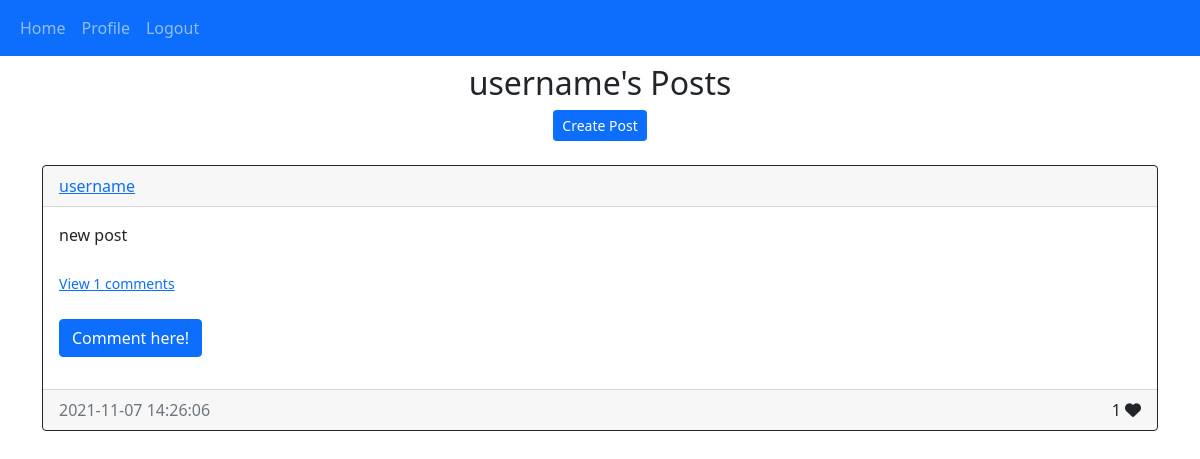
/posts/username (signed in), run on the app's committed database.
### webpage/models.py (models this page shows)
class Post(db.Model):
    id = db.Column(db.Integer, primary_key = True)
    text = db.Column(db.Text, nullable = False)
    creation_date = db.Column(db.DateTime(timezone = True), default = func.now())
    author = db.Column(db.Integer, db.ForeignKey('user.id', ondelete ="CASCADE"), nullable = False)
    comments = db.relationship('Comment', backref = 'post', passive_deletes = True)
    likes = db.relationship('Like', backref = 'post', passive_deletes = True)

class User(db.Model, UserMixin):
    id = db.Column(db.Integer, primary_key = True)
    fname = db.Column(db.String(100))
    lname = db.Column(db.String(100))
    email = db.Column(db.String(100), unique = True)
    username = db.Column(db.String(100), unique = True)
    password = db.Column(db.String(150))
    creation_date = db.Column(db.DateTime(timezone = True), default = func.now())
    description = db.Column(db.String(500))
    posts = db.relationship('Post', backref = 'user', passive_deletes = True)
    comments = db.relationship('Comment', backref = 'user', passive_deletes = True)
    likes = db.relationship('Like', backref = 'user', passive_deletes = True)

### webpage/views.py (the view)
@views.route('/posts/<username>')
@login_required
def posts(username):
    user = User.query.filter_by(username = username).first()
    posts = user.posts
    return render_template('posts.html', user=current_user, posts = posts, username = username)

### webpage/__init__.py (called while the page is built)
def create_app():
    app = Flask(__name__)
    app.config['SECRET_KEY'] = "thisismysecretkey"
    app.config['SQLALCHEMY_DATABASE_URI'] = f'sqlite:///{DB_NAME}'
    db.init_app(app)
    from .views import views
    from .auth import auth
    app.register_blueprint(views, url_prefix = "/")
    app.register_blueprint(auth, url_prefix = "/")
    from .models import User, Post, Comment, Like
    create_database(app)
    print("Database created!")
    login_manager = LoginManager()
    login_manager.login_view = "auth.login"
    login_manager.init_app(app)
    @login_manager.user_loader
    def load_user(id):
        return User.query.get(int(id))
    return app

### webpage/templates/posts.html (shortened to what this page needs)
{% extends "posts_div.html"%}
{% block header %}
<h2 align = 'center'>{{username}}'s Posts</h2>
{% endblock%}

### webpage/templates/posts_div.html (shortened to what this page needs)
{% extends "main.html"%}
{% block content %}
<h2 align='center'>{% block header %}Posts{% endblock %}</h2>
<div align='center'>
    <a href="/create-post">
        <button type="button" class="btn btn-primary btn-sm">Create Post</button>
    </a>
</div>
<br/>
<div id='posts'>
    {% for post in posts[::-1] %}
    <div class='card border-dark'>
        <div class='card-header d-flex justify-content-between align-items-center'>
            <a href='/profile/{{post.user.username}}'>{{post.user.username}}</a>
        </div>
        <div class='card-body'>
            <div class="card-text">{{post.text}}</div>
            <br />
            <div>
                <p class="card-text">
                    {% if post.comments|length > 0 %}
                    <a data-bs-toggle="collapse" href="#comment-{{post.id}}" role="button">
                        <small>View {{post.comments|length}} comments</small>
                    </a>
                    {% else %}
                    <small class="text-muted">No comments</small>
                    {% endif %}
                </p>
            </div>
            <br />
            <p>
                <a class="btn btn-primary" data-bs-toggle="collapse" href="#collapse{{post.id}}" role="button"
                    aria-expanded="false" aria-controls="collapseid">
                    Comment here!
                </a>
            </p>
        </div>
        <div class="card-footer d-flex justify-content-between">
            <div class="text-muted">{{post.creation_date}}</div>
            <div>
                <span id="likes-count-{{post.id}}">{{post.likes|length}}</span>
                {% if user.id in post.likes|map(attribute = "author")|list %}
                <i class="fas fa-heart" id="like-button-{{post.id}}" onclick="like('{{post.id}}')"></i>
                {% else %}
                <i class="far fa-heart" id="like-button-{{post.id}}" onclick="like('{{post.id}}')"></i>
                {% endif %}
            </div>
        </div>
    </div>
    <br />
    {% endfor %}
</div>
{% endblock%}

### data on the page
Post: user.username "username", text "new post", comments|length "1", creation_date "2021-11-07 14:26:06", likes|length "1"

### other printed values
{{ username }} "username"
